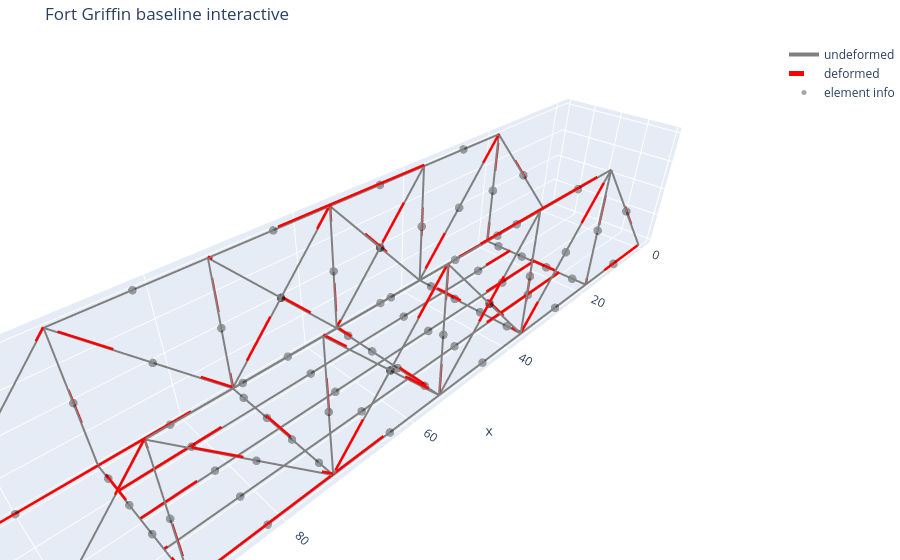

Source (notebook cell):
### Code cell
import importlib

try:
    import helpers.plotting_plotly as pp3d
    importlib.reload(pp3d)

    from helpers.preprocess import preprocess_model
    from helpers.solver import solve_complete_model
    from helpers.plotting_plotly import plot_structure_plotly
except ImportError:
    import plotting_plotly as pp3d
    importlib.reload(pp3d)

    from preprocess import preprocess_model
    from solver import solve_complete_model
    from plotting_plotly import plot_structure_plotly

model_path = "inputs/final_bridge/fort_griffin_main_span.json"
_, clean_model, data, summary = preprocess_model(model_path)
package = solve_complete_model(clean_model, data)

fig = plot_structure_plotly(
    clean_model,
    data,
    U=package["results"]["U"],
    scale=3000,
    selector="all",
    show_undeformed=True,
    show_deformed=True,
    show_nodes=False,
    show_node_labels=False,
    show_element_hover=True,
    title="Fort Griffin baseline interactive",
    save_html="outputs/final_bridge/plotly_plots/fort_griffin_baseline_interactive.html",
    save_png="outputs/final_bridge/plotly_plots/fort_griffin_baseline_interactive.png",
)
fig.show()

### Figure 1 — Plotly figure (JSON) as saved in the notebook; plotly's stock layout.template omitted (floating-point values rounded to 4 significant figures; data arrays with more than 128 entries replaced by an {"elided": "..."} marker saying what was removed)
{"data": [{"hoverinfo": "skip", "line": {"color": "gray", "dash": "solid", "width": 4}, "mode": "lines", "name": "undeformed", "type": "scatter3d", "x": {"elided": "234 float values"}, "y": {"elided": "234 int values"}, "z": {"elided": "234 int values"}}, {"hoverinfo": "skip", "line": {"color": "red", "dash": "dash", "width": 5}, "mode": "lines", "name": "deformed", "type": "scatter3d", "x": {"elided": "234 float values"}, "y": {"elided": "234 float values"}, "z": {"elided": "234 float values"}}, {"hovertemplate": "%{text}<extra></extra>", "marker": {"color": "black", "opacity": 0.35, "size": 5}, "mode": "markers", "name": "element info", "text": ["Element 101<br>type = 3D_truss<br>nodes = 1 to 2<br>section = lower_chord", "Element 102<br>type = 3D_truss<br>nodes = 2 to 3<br>section = lower_chord", "Element 103<br>type = 3D_truss<br>nodes = 3 to 4<br>section = lower_chord", "Element 104<br>type = 3D_truss<br>nodes = 4 to 5<br>section = lower_chord", "Element 105<br>type = 3D_truss<br>nodes = 5 to 6<br>section = lower_chord", "Element 106<br>type = 3D_truss<br>nodes = 6 to 7<br>section = lower_chord", "Element 107<br>type = 3D_truss<br>nodes = 1 to 8<br>section = upper_end", "Element 108<br>type = 3D_truss<br>nodes = 8 to 9<br>section = upper_chord", "Element 109<br>type = 3D_truss<br>nodes = 9 to 10<br>section = upper_chord", "Element 110<br>type = 3D_truss<br>nodes = 10 to 11<br>section = upper_chord", "Element 111<br>type = 3D_truss<br>nodes = 11 to 12<br>section = upper_chord", "Element 112<br>type = 3D_truss<br>nodes = 7 to 12<br>section = upper_end", "Element 113<br>type = 3D_truss<br>nodes = 2 to 8<br>section = vertical", "Element 114<br>type = 3D_truss<br>nodes = 3 to 9<br>section = vertical", "Element 115<br>type = 3D_truss<br>nodes = 4 to 10<br>section = vertical", "Element 116<br>type = 3D_truss<br>nodes = 5 to 11<br>section = vertical", "Element 117<br>type = 3D_truss<br>nodes = 6 to 12<br>section = vertical", "Element 118<br>type = 3D_truss<br>nodes = 3 to 8<br>section = diagonal", "Element 119<br>type = 3D_truss<br>nodes = 4 to 9<br>section = diagonal", "Element 120<br>type = 3D_truss<br>nodes = 4 to 11<br>section = diagonal", "Element 121<br>type = 3D_truss<br>nodes = 5 to 12<br>section = diagonal", "Element 122<br>type = 3D_truss<br>nodes = 3 to 10<br>section = tension_rod", "Element 123<br>type = 3D_truss<br>nodes = 5 to 10<br>section = tension_rod", "Element 201<br>type = 3D_truss<br>nodes = 13 to 14<br>section = lower_chord", "Element 202<br>type = 3D_truss<br>nodes = 14 to 15<br>section = lower_chord", "Element 203<br>type = 3D_truss<br>nodes = 15 to 16<br>section = lower_chord", "Element 204<br>type = 3D_truss<br>nodes = 16 to 17<br>section = lower_chord", "Element 205<br>type = 3D_truss<br>nodes = 17 to 18<br>section = lower_chord", "Element 206<br>type = 3D_truss<br>nodes = 18 to 19<br>section = lower_chord", "Element 207<br>type = 3D_truss<br>nodes = 13 to 20<br>section = upper_end", "Element 208<br>type = 3D_truss<br>nodes = 20 to 21<br>section = upper_chord", "Element 209<br>type = 3D_truss<br>nodes = 21 to 22<br>section = upper_chord", "Element 210<br>type = 3D_truss<br>nodes = 22 to 23<br>section = upper_chord", "Element 211<br>type = 3D_truss<br>nodes = 23 to 24<br>section = upper_chord", "Element 212<br>type = 3D_truss<br>nodes = 19 to 24<br>section = upper_end", "Element 213<br>type = 3D_truss<br>nodes = 14 to 20<br>section = vertical", "Element 214<br>type = 3D_truss<br>nodes = 15 to 21<br>section = vertical", "Element 215<br>type = 3D_truss<br>nodes = 16 to 22<br>section = vertical", "Element 216<br>type = 3D_truss<br>nodes = 17 to 23<br>section = vertical", "Element 217<br>type = 3D_truss<br>nodes = 18 to 24<br>section = vertical", "Element 218<br>type = 3D_truss<br>nodes = 15 to 20<br>section = diagonal", "Element 219<br>type = 3D_truss<br>nodes = 16 to 21<br>section = diagonal", "Element 220<br>type = 3D_truss<br>nodes = 16 to 23<br>section = diagonal", "Element 221<br>type = 3D_truss<br>nodes = 17 to 24<br>section = diagonal", "Element 222<br>type = 3D_truss<br>nodes = 15 to 22<br>section = tension_rod", "Element 223<br>type = 3D_truss<br>nodes = 17 to 22<br>section = tension_rod", "Element 301<br>type = 3D_frame<br>nodes = 2 to 25<br>section = floor_beam", "Element 302<br>type = 3D_frame<br>nodes = 25 to 26<br>section = floor_beam", "Element 303<br>type = 3D_frame<br>nodes = 26 to 27<br>section = floor_beam", "Element 304<br>type = 3D_frame<br>nodes = 27 to 14<br>section = floor_beam", "Element 305<br>type = 3D_frame<br>nodes = 3 to 28<br>section = floor_beam", "Element 306<br>type = 3D_frame<br>nodes = 28 to 29<br>section = floor_beam", "Element 307<br>type = 3D_frame<br>nodes = 29 to 30<br>section = floor_beam", "Element 308<br>type = 3D_frame<br>nodes = 30 to 15<br>section = floor_beam", "Element 309<br>type = 3D_frame<br>nodes = 4 to 31<br>section = floor_beam", "Element 310<br>type = 3D_frame<br>nodes = 31 to 32<br>section = floor_beam", "Element 311<br>type = 3D_frame<br>nodes = 32 to 33<br>section = floor_beam", "Element 312<br>type = 3D_frame<br>nodes = 33 to 16<br>section = floor_beam", "Element 313<br>type = 3D_frame<br>nodes = 5 to 34<br>section = floor_beam", "Element 314<br>type = 3D_frame<br>nodes = 34 to 35<br>section = floor_beam", "Element 315<br>type = 3D_frame<br>nodes = 35 to 36<br>section = floor_beam", "Element 316<br>type = 3D_frame<br>nodes = 36 to 17<br>section = floor_beam", "Element 317<br>type = 3D_frame<br>nodes = 6 to 37<br>section = floor_beam", "Element 318<br>type = 3D_frame<br>nodes = 37 to 38<br>section = floor_beam", "Element 319<br>type = 3D_frame<br>nodes = 38 to 39<br>section = floor_beam", "Element 320<br>type = 3D_frame<br>nodes = 39 to 18<br>section = floor_beam", "Element 401<br>type = 3D_frame<br>nodes = 25 to 28<br>section = stringer_light", "Element 402<br>type = 3D_frame<br>nodes = 28 to 31<br>section = stringer_light", "Element 403<br>type = 3D_frame<br>nodes = 31 to 34<br>section = stringer_light", "Element 404<br>type = 3D_frame<br>nodes = 34 to 37<br>section = stringer_light", "Element 405<br>type = 3D_frame<br>nodes = 26 to 29<br>section = stringer_heavy", "Element 406<br>type = 3D_frame<br>nodes = 29 to 32<br>section = stringer_heavy", "Element 407<br>type = 3D_frame<br>nodes = 32 to 35<br>section = stringer_heavy", "Element 408<br>type = 3D_frame<br>nodes = 35 to 38<br>section = stringer_heavy", "Element 409<br>type = 3D_frame<br>nodes = 27 to 30<br>section = stringer_light", "Element 410<br>type = 3D_frame<br>nodes = 30 to 33<br>section = stringer_light", "Element 411<br>type = 3D_frame<br>nodes = 33 to 36<br>section = stringer_light", "Element 412<br>type = 3D_frame<br>nodes = 36 to 39<br>section = stringer_light"], "type": "scatter3d", "x": [9.088, 27.26, 45.44, 63.62, 81.79, 99.97, 9.088, 27.26, 45.44, 63.62, 81.79, 99.97, 18.18, 36.35, 54.53, 72.7, 90.88, 27.26, 45.44, 63.62, 81.79, 45.44, 63.62, 9.088, 27.26, 45.44, 63.62, 81.79, 99.97, 9.088, 27.26, 45.44, 63.62, 81.79, 99.97, 18.18, 36.35, 54.53, 72.7, 90.88, 27.26, 45.44, 63.62, 81.79, 45.44, 63.62, 18.18, 18.18, 18.18, 18.18, 36.35, 36.35, 36.35, 36.35, 54.53, 54.53, 54.53, 54.53, 72.7, 72.7, 72.7, 72.7, 90.88, 90.88, 90.88, 90.88, 27.26, 45.44, 63.62, 81.79, 27.26, 45.44, 63.62, 81.79, 27.26, 45.44, 63.62, 81.79], "y": [0, 0, 0, 0, 0, 0, 0, 0, 0, 0, 0, 0, 0, 0, 0, 0, 0, 0, 0, 0, 0, 0, 0, 20, 20, 20, 20, 20, 20, 20, 20, 20, 20, 20, 20, 20, 20, 20, 20, 20, 20, 20, 20, 20, 20, 20, 2.5, 7.5, 12.5, 17.5, 2.5, 7.5, 12.5, 17.5, 2.5, 7.5, 12.5, 17.5, 2.5, 7.5, 12.5, 17.5, 2.5, 7.5, 12.5, 17.5, 5, 5, 5, 5, 10, 10, 10, 10, 15, 15, 15, 15], "z": [0, 0, 0, 0, 0, 0, 10, 20, 20, 20, 20, 10, 10, 10, 10, 10, 10, 10, 10, 10, 10, 10, 10, 0, 0, 0, 0, 0, 0, 10, 20, 20, 20, 20, 10, 10, 10, 10, 10, 10, 10, 10, 10, 10, 10, 10, 0, 0, 0, 0, 0, 0, 0, 0, 0, 0, 0, 0, 0, 0, 0, 0, 0, 0, 0, 0, 0, 0, 0, 0, 0, 0, 0, 0, 0, 0, 0, 0]}], "layout": {"margin": {"b": 0, "l": 0, "r": 0, "t": 40}, "scene": {"aspectmode": "data", "xaxis": {"title": {"text": "x"}}, "yaxis": {"title": {"text": "y"}}, "zaxis": {"title": {"text": "z"}}}, "showlegend": true, "title": {"text": "Fort Griffin baseline interactive"}}}
